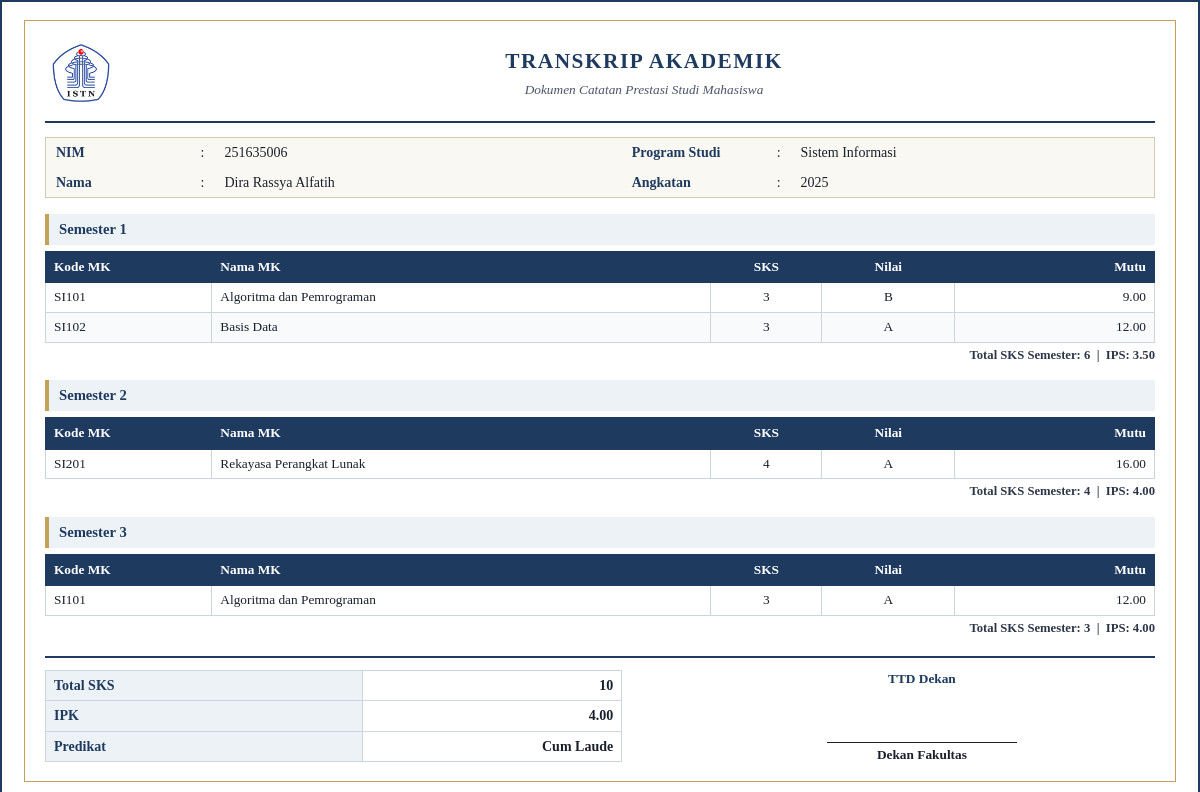
/transcript/251635006/html, run on the app's committed database.
### app/models.py (models this page shows)
class Student(Base):
    __tablename__ = "students"
    nim = Column(String(30), primary_key=True, index=True)
    nama = Column(String(120), nullable=False)
    program_studi = Column(String(100), nullable=False)
    angkatan = Column(Integer, nullable=False)
    attendances = relationship("Attendance", back_populates="student", cascade="all, delete-orphan")
    grades = relationship("Grade", back_populates="student", cascade="all, delete-orphan")

class Course(Base):
    __tablename__ = "courses"
    kode_mk = Column(String(20), primary_key=True, index=True)
    nama_mk = Column(String(120), nullable=False)
    sks = Column(Integer, nullable=False)
    attendances = relationship("Attendance", back_populates="course", cascade="all, delete-orphan")
    grades = relationship("Grade", back_populates="course", cascade="all, delete-orphan")

### app/main.py (the view)
@app.get("/transcript/{nim}/html", response_class=HTMLResponse)
def transcript_html(nim: str, db: Session = Depends(get_db)):
    try:
        transcript = get_transcript(db, nim)
        return HTMLResponse(content=render_transcript_html(transcript))
    except NotFoundError as exc:
        raise HTTPException(status_code=404, detail=str(exc)) from exc

### app/templates/transcript.html (shortened to what this page needs)
<!DOCTYPE html>
<html lang="id">
<head>
</head>
<body>
  <div class="sheet">
    <div class="sheet-inner">
      <div class="header">
        {% if logo_uri %}
          <img class="header-logo" src="/assets/logo_kampus.png" alt="Logo Universitas" />
        {% endif %}
        <div class="header-title-wrap">
          <h1 class="doc-title">TRANSKRIP AKADEMIK</h1>
          <p class="doc-subtitle">Dokumen Catatan Prestasi Studi Mahasiswa</p>
        </div>
      </div>
      <table class="biodata-box">
        <tr>
          <td class="bio-label">NIM</td>
          <td class="bio-sep">:</td>
          <td>{{ transcript.biodata.nim }}</td>
          <td class="bio-label">Program Studi</td>
          <td class="bio-sep">:</td>
          <td>{{ transcript.biodata.program_studi }}</td>
        </tr>
        <tr>
          <td class="bio-label">Nama</td>
          <td class="bio-sep">:</td>
          <td>{{ transcript.biodata.nama }}</td>
          <td class="bio-label">Angkatan</td>
          <td class="bio-sep">:</td>
          <td>{{ transcript.biodata.angkatan }}</td>
        </tr>
      </table>
      {% if transcript.semesters %}
        {% for sem in transcript.semesters %}
          <div class="semester-block">
            <h2 class="semester-heading">Semester {{ sem.semester }}</h2>
            <table class="grade-table">
              <thead>
                <tr>
                  <th style="width: 15%;">Kode MK</th>
                  <th style="width: 45%;">Nama MK</th>
                  <th class="text-center" style="width: 10%;">SKS</th>
                  <th class="text-center" style="width: 12%;">Nilai</th>
                  <th class="text-right" style="width: 18%;">Mutu</th>
                </tr>
              </thead>
              <tbody>
                {% for mk in sem.courses %}
                  <tr>
                    <td>{{ mk.kode_mk }}</td>
                    <td>{{ mk.nama_mk }}</td>
                    <td class="text-center">{{ mk.sks }}</td>
                    <td class="text-center">{{ mk.nilai }}</td>
                    <td class="text-right">{{ "%.2f"|format(mk.mutu) }}</td>
                  </tr>
                {% endfor %}
              </tbody>
            </table>
            <div class="semester-meta">
              Total SKS Semester: {{ sem.total_sks }} &nbsp;|&nbsp; IPS: {{ "%.2f"|format(sem.ips) }}
            </div>
          </div>
        {% endfor %}
      {% else %}
        <p class="text-center">Belum ada data nilai mata kuliah yang tercatat.</p>
      {% endif %}
      <div class="footer-summary">
        <table class="summary-table">
          <tr>
            <td class="label">Total SKS</td>
            <td class="val">{{ transcript.summary.total_sks }}</td>
          </tr>
          <tr>
            <td class="label">IPK</td>
            <td class="val">{{ "%.2f"|format(transcript.summary.ipk) }}</td>
          </tr>
          <tr>
            <td class="label">Predikat</td>
            <td class="val">{{ transcript.summary.predikat }}</td>
          </tr>
        </table>
        <div class="signature-box">
          <div class="signature-role">TTD Dekan</div>
          <div class="signature-line">Dekan Fakultas</div>
        </div>
      </div>
    </div>
  </div>
</body>
</html>

### app/templates/transcript.html (style rules this page uses)
* { box-sizing: border-box; }
body { font-family: "Times New Roman", Georgia, serif; color: #1a202c; margin: 0; padding: 0; font-size: 11pt; line-height: 1.4; background: #ffffff; }
.sheet { border: 2px solid #1e3a5f; padding: 18px 22px; position: relative; }
.sheet-inner { border: 1px solid #c5a059; padding: 16px 20px; }
.header { display: flex; align-items: center; gap: 16px; border-bottom: 2.5px solid #1e3a5f; padding-bottom: 12px; margin-bottom: 14px; }
.header-logo { width: 72px; height: 72px; object-fit: contain; flex-shrink: 0; }
.header-title-wrap { text-align: center; flex: 1; }
.doc-title { font-size: 16pt; font-weight: bold; letter-spacing: 1.5px; color: #1e3a5f; margin: 0 0 4px 0; text-transform: uppercase; }
.doc-subtitle { font-size: 10pt; color: #4a5568; margin: 0; font-style: italic; }
.biodata-box { width: 100%; border-collapse: collapse; margin-bottom: 16px; background-color: #faf8f2; border: 1px solid #d6cbb2; }
.biodata-box td { padding: 5px 10px; font-size: 10.5pt; vertical-align: top; }
.bio-label { width: 145px; font-weight: bold; color: #1e3a5f; }
.bio-sep { width: 12px; text-align: center; }
.semester-block { margin-bottom: 16px; page-break-inside: avoid; }
.semester-heading { font-size: 11pt; font-weight: bold; color: #1e3a5f; background-color: #edf2f7; border-left: 4px solid #c5a059; padding: 5px 10px; margin: 0 0 6px 0; }
table.grade-table { width: 100%; border-collapse: collapse; font-size: 10pt; }
table.grade-table th { background-color: #1e3a5f; color: #ffffff; font-weight: bold; text-align: left; padding: 6px 8px; border: 1px solid #1e3a5f; }
table.grade-table td { padding: 5px 8px; border: 1px solid #cbd5e0; }
table.grade-table tbody tr:nth-child(even) { background-color: #f8fafc; }
.text-center { text-align: center !important; }
.text-right { text-align: right !important; }
.semester-meta { font-size: 9.5pt; color: #2d3748; text-align: right; margin-top: 4px; font-weight: bold; }
.footer-summary { margin-top: 18px; border-top: 2px solid #1e3a5f; padding-top: 12px; display: flex; justify-content: space-between; align-items: flex-start; gap: 20px; page-break-inside: avoid; }
.summary-table { border-collapse: collapse; width: 52%; font-size: 10.5pt; }
.summary-table td { padding: 5px 8px; border: 1px solid #cbd5e0; }
.summary-table td.label { font-weight: bold; background-color: #edf2f7; color: #1e3a5f; width: 55%; }
.summary-table td.val { font-weight: bold; text-align: right; }
.signature-box { width: 42%; text-align: center; font-size: 10pt; }
.signature-role { font-weight: bold; color: #1e3a5f; margin-bottom: 54px; }
.signature-line { border-top: 1px solid #1a202c; display: inline-block; min-width: 190px; padding-top: 3px; font-weight: bold; }

### data on the page
Course: kode_mk "SI101" "SI101", nama_mk "Algoritma dan Pemrograman" "Algoritma dan Pemrograman"
Course: kode_mk "SI102", nama_mk "Basis Data"
Course: kode_mk "SI201", nama_mk "Rekayasa Perangkat Lunak"

### other printed values
{{ sem.semester }} "1" "2" "3"
{{ mk.sks }} "3" "3" "4" "3"
{{ mk.nilai }} "B" "A" "A" "A"
{{ "%.2f"|format(mk.mutu) }} "9.00" "12.00" "16.00" "12.00"
{{ sem.total_sks }} "6" "4" "3"
{{ "%.2f"|format(sem.ips) }} "3.50" "4.00" "4.00"
{{ transcript.summary.total_sks }} "10"
{{ "%.2f"|format(transcript.summary.ipk) }} "4.00"
{{ transcript.summary.predikat }} "Cum Laude"
